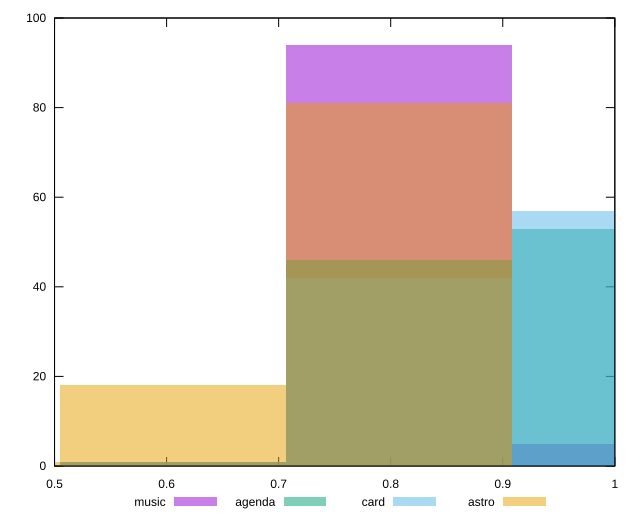

Source code (gnuplot):
reset

$music <<EOF
0.8076573224467942 94
1.0095716530584928 5
0.6057429918350956 1
EOF

$agenda <<EOF
0.8076573224467942 46
1.0095716530584928 53
0.6057429918350956 1
EOF

$card <<EOF
1.0095716530584928 57
0.8076573224467942 42
0.6057429918350956 1
EOF

$astro <<EOF
0.8076573224467942 81
0.6057429918350956 18
0.4038286612233971 1
EOF

set key outside below
set boxwidth 0.20191433061169856
set xrange [0.5:1]
set yrange [0:100]
set trange [0:100]
set style fill transparent solid 0.5 noborder
set terminal svg size 640, 520 enhanced background rgb 'white'
set output "reports/report_00028_2021-02-24T12-49-42.674Z/bootup-time/comparison/histogram/all_score.svg"

plot $music title "music" with boxes, \
     $agenda title "agenda" with boxes, \
     $card title "card" with boxes, \
     $astro title "astro" with boxes

reset
